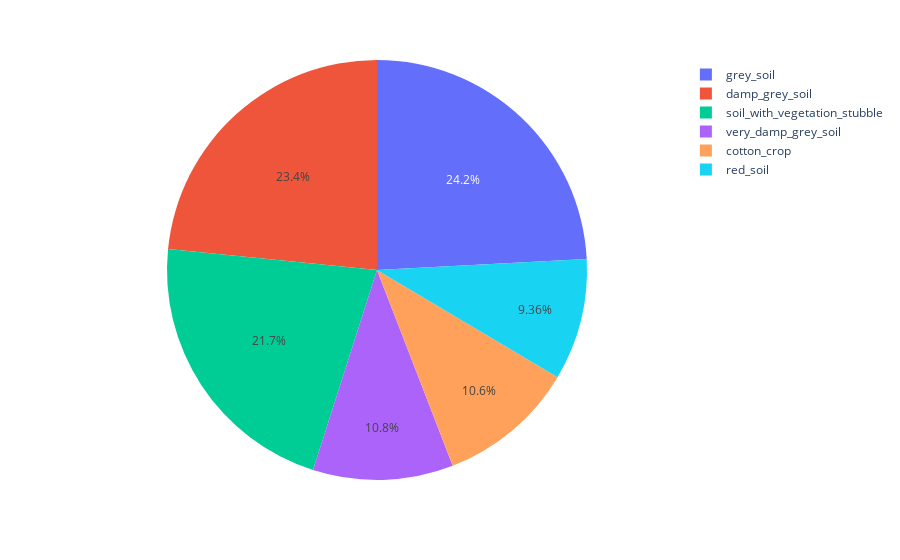

The cell this chart's notebook holds for it:
### Code cell
df1 = pd.DataFrame({'Counts': df['class'].value_counts(),'Classes': df['class'].unique()})

fig = px.pie(df1, values='Counts' , names='Classes')
fig.show()

### Figure 1 — Plotly figure (JSON) as saved in the notebook; plotly's stock layout.template omitted (floating-point values rounded to 4 significant figures)
{"data": [{"domain": {"x": [0, 1], "y": [0, 1]}, "hovertemplate": "Classes=%{label}<br>Counts=%{value}<extra></extra>", "labels": ["grey_soil", "damp_grey_soil", "soil_with_vegetation_stubble", "very_damp_grey_soil", "cotton_crop", "red_soil"], "legendgroup": "", "name": "", "showlegend": true, "type": "pie", "values": [1072, 1038, 961, 479, 470, 415]}], "layout": {"legend": {"tracegroupgap": 0}, "margin": {"t": 60}}}
